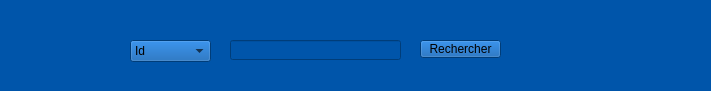
          <widget class="QWidget" name="widget" native="true">
           <property name="geometry">
            <rect>
             <x>0</x>
             <y>-1</y>
             <width>711</width>
             <height>91</height>
            </rect>
           </property>
           <property name="styleSheet">
            <string notr="true">background-color: rgb(0, 85, 170);</string>
           </property>
           <widget class="QPushButton" name="rech">
            <property name="geometry">
             <rect>
              <x>420</x>
              <y>40</y>
              <width>81</width>
              <height>18</height>
             </rect>
            </property>
            <property name="text">
             <string>Rechercher</string>
            </property>
            <property name="icon">
             <iconset>
              <normaloff>../../Icons for qt/search.png</normaloff>../../Icons for qt/search.png</iconset>
            </property>
           </widget>
           <widget class="QLineEdit" name="recherche">
            <property name="geometry">
             <rect>
              <x>230</x>
              <y>40</y>
              <width>171</width>
              <height>20</height>
             </rect>
            </property>
            <property name="text">
             <string/>
            </property>
           </widget>
           <widget class="QComboBox" name="combo">
            <property name="geometry">
             <rect>
              <x>130</x>
              <y>40</y>
              <width>81</width>
              <height>22</height>
             </rect>
            </property>
            <item>
             <property name="text">
              <string>Id</string>
             </property>
            </item>
            <item>
             <property name="text">
              <string>Nom</string>
             </property>
            </item>
            <item>
             <property name="text">
              <string>Prénom</string>
             </property>
            </item>
           </widget>
          </widget>
